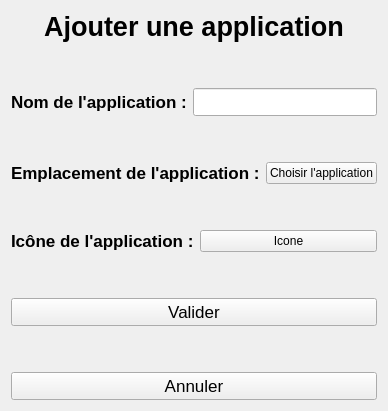
         <widget class="QWidget" name="addpcapp">
          <layout class="QVBoxLayout" name="verticalLayout_9">
           <item>
            <widget class="QLabel" name="LINDICATIONAPPADDPC">
             <property name="font">
              <font>
               <pointsize>20</pointsize>
               <bold>true</bold>
              </font>
             </property>
             <property name="text">
              <string>Ajouter une application</string>
             </property>
             <property name="alignment">
              <set>Qt::AlignmentFlag::AlignCenter</set>
             </property>
            </widget>
           </item>
           <item>
            <spacer name="verticalSpacer_16">
             <property name="orientation">
              <enum>Qt::Orientation::Vertical</enum>
             </property>
             <property name="sizeHint" stdset="0">
              <size>
               <width>20</width>
               <height>40</height>
              </size>
             </property>
            </spacer>
           </item>
           <item>
            <layout class="QHBoxLayout" name="horizontalLayout_23">
             <item>
              <widget class="QLabel" name="LINCNAMEAPP">
               <property name="font">
                <font>
                 <pointsize>13</pointsize>
                 <bold>true</bold>
                </font>
               </property>
               <property name="text">
                <string>Nom de l'application :</string>
               </property>
              </widget>
             </item>
             <item>
              <widget class="QLineEdit" name="IDC_LINENAMEAPPLICATINPC">
               <property name="font">
                <font>
                 <pointsize>13</pointsize>
                </font>
               </property>
              </widget>
             </item>
            </layout>
           </item>
           <item>
            <spacer name="verticalSpacer_17">
             <property name="orientation">
              <enum>Qt::Orientation::Vertical</enum>
             </property>
             <property name="sizeHint" stdset="0">
              <size>
               <width>20</width>
               <height>40</height>
              </size>
             </property>
            </spacer>
           </item>
           <item>
            <layout class="QHBoxLayout" name="horizontalLayout_7">
             <item>
              <widget class="QLabel" name="LINCEMPLACEMENTAPP">
               <property name="font">
                <font>
                 <pointsize>13</pointsize>
                 <bold>true</bold>
                </font>
               </property>
               <property name="text">
                <string>Emplacement de l'application :</string>
               </property>
              </widget>
             </item>
             <item>
              <widget class="QPushButton" name="IDC_SETAPPPC">
               <property name="minimumSize">
                <size>
                 <width>0</width>
                 <height>0</height>
                </size>
               </property>
               <property name="maximumSize">
                <size>
                 <width>16777215</width>
                 <height>16777215</height>
                </size>
               </property>
               <property name="text">
                <string>Choisir l'application</string>
               </property>
              </widget>
             </item>
            </layout>
           </item>
           <item>
            <spacer name="verticalSpacer_18">
             <property name="orientation">
              <enum>Qt::Orientation::Vertical</enum>
             </property>
             <property name="sizeHint" stdset="0">
              <size>
               <width>20</width>
               <height>40</height>
              </size>
             </property>
            </spacer>
           </item>
           <item>
            <layout class="QHBoxLayout" name="horizontalLayout_8">
             <item>
              <widget class="QLabel" name="LINCICONAPP">
               <property name="font">
                <font>
                 <pointsize>13</pointsize>
                 <bold>true</bold>
                </font>
               </property>
               <property name="text">
                <string>Icône de l'application :</string>
               </property>
              </widget>
             </item>
             <item>
              <widget class="APushButton" name="IDC_ICONAPPPC">
               <property name="minimumSize">
                <size>
                 <width>0</width>
                 <height>0</height>
                </size>
               </property>
               <property name="maximumSize">
                <size>
                 <width>16777215</width>
                 <height>16777215</height>
                </size>
               </property>
               <property name="text">
                <string>Icone</string>
               </property>
              </widget>
             </item>
            </layout>
           </item>
           <item>
            <spacer name="verticalSpacer_45">
             <property name="orientation">
              <enum>Qt::Orientation::Vertical</enum>
             </property>
             <property name="sizeHint" stdset="0">
              <size>
               <width>20</width>
               <height>40</height>
              </size>
             </property>
            </spacer>
           </item>
           <item>
            <widget class="APushButton" name="IDC_VALIDERAPPPC">
             <property name="font">
              <font>
               <pointsize>13</pointsize>
              </font>
             </property>
             <property name="text">
              <string>Valider</string>
             </property>
            </widget>
           </item>
           <item>
            <spacer name="verticalSpacer_44">
             <property name="orientation">
              <enum>Qt::Orientation::Vertical</enum>
             </property>
             <property name="sizeHint" stdset="0">
              <size>
               <width>20</width>
               <height>40</height>
              </size>
             </property>
            </spacer>
           </item>
           <item>
            <widget class="APushButton" name="IDC_CANCELAPPPC">
             <property name="font">
              <font>
               <pointsize>13</pointsize>
              </font>
             </property>
             <property name="text">
              <string>Annuler</string>
             </property>
            </widget>
           </item>
          </layout>
         </widget>
